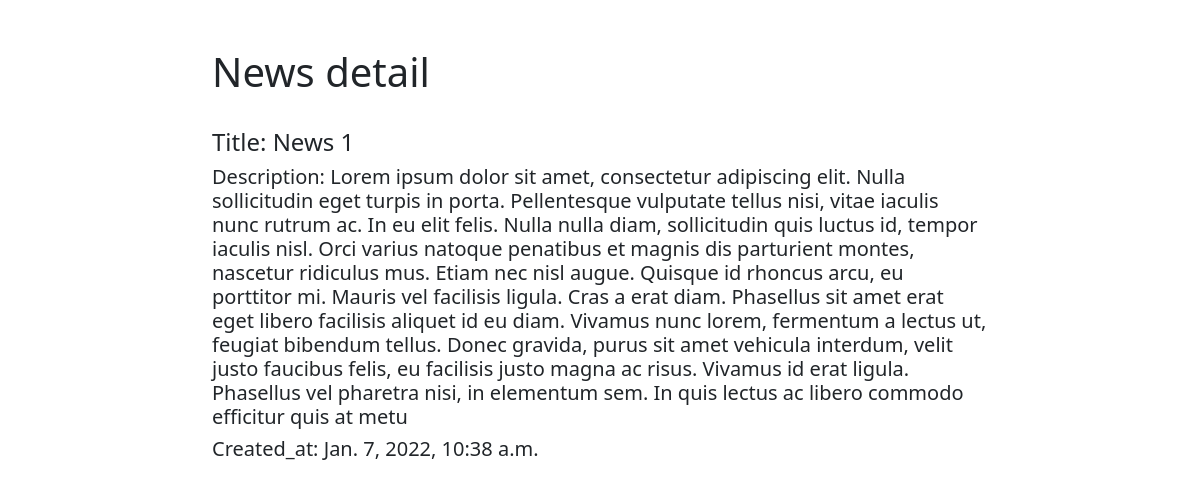
Page /news_detail/1/ on the committed database.
### news/models.py (models this page shows, shortened)
class News(models.Model):
    title = models.CharField(max_length=255, verbose_name='название')
    description = models.TextField()
    created_at = models.DateTimeField(auto_now_add=True, db_index=True, verbose_name='опубликовано')

### news/views.py (the view)
# urls.py: path('news_detail/<news_pk>/', news_detail, name='news_detail'),
def news_detail(request, news_pk):
    news = News.objects.get(id=news_pk)
    return render(request, 'news_detail.html', {'news': news})

### templates/news_detail.html (shortened to what this page needs)
<!doctype html>
<html lang="en">
  <head>
    <link href="https://cdn.jsdelivr.net/npm/bootstrap@5.1.3/dist/css/bootstrap.min.css" rel="stylesheet">
</head>
<body>
<div class=" container col-md-8 mt-5">
     <h1> News detail</h1>
     <br>
    <h4 class="card-title"> Title:<span class="title"> {{ news.title }}</span></h4>
    <h5 class="card-title"> Description:<span class="title"> {{ news.description }}</span></h5>
    <h5 class="card-title"> Created_at:<span class="title"> {{ news.created_at }}</span></h5>
</div>
</body>
</html>

### rows in the picture
News: title "News 1", description "Lorem ipsum dolor sit amet, consectetur adipiscing elit. Nulla sollicitudin eget turpis in porta. Pellentesque vulputate tellus nisi, vitae iaculis nunc rutrum ac. In eu elit felis. Nulla nulla diam, sollicitudin quis luctus id, tempor iaculis nisl. Orci varius natoque penatibus et magnis dis parturient montes, nascetur ridiculus mus. Etiam nec nisl augue. Quisque id rhoncus arcu, eu porttitor mi. Mauris vel facilisis ligula. Cras a erat diam. Phasellus sit amet erat eget libero facilisis aliquet id eu diam. Vivamus nunc lorem, fermentum a lectus ut, feugiat bibendum tellus. Donec gravida, purus sit amet vehicula interdum, velit justo faucibus felis, eu facilisis justo magna ac risus.…", created_at "Jan. 7, 2022, 10:38 a.m."
